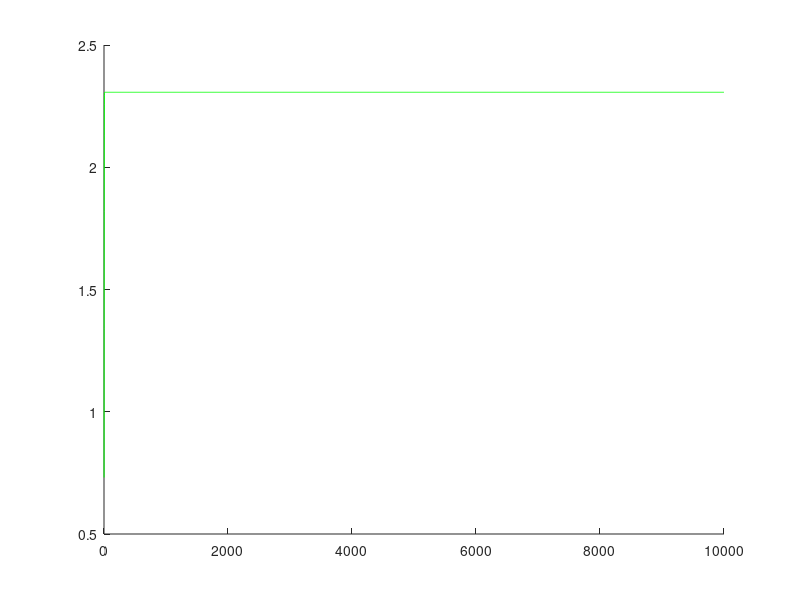

The MATLAB script that drew this image:
f = @(x) 1 ./ (1 + exp(-x));
df = @(x) f(x) .* (1 - f(x));

w = -1 + 2 * rand(1, 1);
s(1) = 0;
p(1) = 0;

alpha = 0.2;
T = 10000;
x = (rand(1, T) > 0.2) * 1;
d = [0 1-x];

netArr = [];
sArr = [];
pArr = [];
wArr = [];
for t = 2:T
    net(t) = w * s(t-1) + x(t-1);
    s(t) = s(t-1) + f(net(t));
    p(t) = p(t-1) + df(net(t)) * s(t-1);
    w = w - alpha * (s(t) - d(t)) * p(t);
    
    netArr = [netArr; net(t)];
    sArr = [sArr; s(t)];
    pArr = [pArr; p(t)];
    wArr = [wArr; w];
end
% plot(netArr, 'r');
hold on;
plot(sArr, 'g');
% plot(pArr, 'b');
% plot(wArr, 'y');

s(1) = 0; % reset activation of the recurrent unit
T = 10000;
x = (rand(1, T) > 0.2) * 1;
d = [0 1 - x];
pass = 0;
for t = 2:T
    net(t) = w * s(t-1) + x(t-1);
    s(t) = s(t-1) + f(net(t));
    if ((s(t) >= 0.5) - d(t)) == 0
        pass = pass + 1;
    end
end
pass